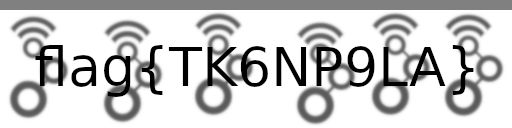
#> input picture SETI/vega_ctf.png, 512 x 128 px
$ jupyter execute --allow-errors 'SETI making-of.ipynb'   (shell and % lines are left out)
#> lines starting #> are read from the running program, lines starting #| are printed output that depends on the picture
Last Sunday we received an unusual signal during a routine observation with the Allen Telescope Array 20-antenna beamformer. Experts believe that the signal originates from outside the solar system.

flag{TK6NP9LA}

[cell 1]
import numpy as np
import matplotlib.pyplot as plt
import matplotlib.image as mpimg
from astropy.coordinates import SkyCoord, EarthLocation, GCRS
from astropy.time import Time
import astropy.units as u
import astropy.constants as const
import scipy.signal
import sigmf

plt.rcParams['figure.figsize'] = (7, 3.5)

#> (a cell that did not finish here is left out)

#> (a cell that did not finish here is left out)

[cell 4]
f_HI = 1420.4057517682e6 * u.Hz
f_carrier = 4 * f_HI
#> (the rest of this cell did not finish here and is left out)

[cell 5]
plt.figure(figsize=(7, 3))
#> (the rest of this cell did not finish here and is left out)

#> (a cell that did not finish here is left out)

#> (a cell that did not finish here is left out)

[cell 8]
3600 * 10e3 * 4 * 1e-6

[cell 9]
256 * 256

[cell 10]
256 * 2 * 128

[cell 11]
f_pixel = f_HI / 2**26
print(f_pixel)
(256 * 256 / f_pixel).to(u.h)

[cell 12]
img = mpimg.imread('vega_ctf.png')[..., 0]
#> img: shape (128, 512) float32; min 0, max 1, mean 0.791
img_ravel = img.T.ravel()
plt.imshow(img, cmap='gray')

[cell 13]
plt.plot(img.T.ravel()[:2048])
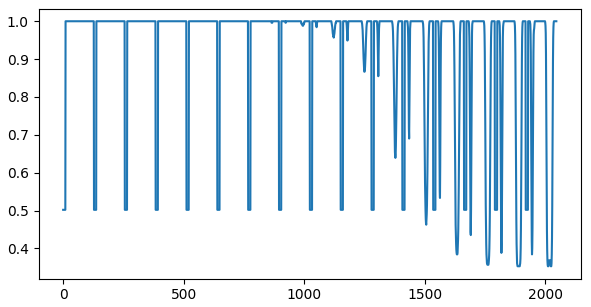
#> figure drawn by matplotlib, 1 panel; curve peaks at x = 10, y = 1

[cell 14]
symbols_per_pixel = 2**6
f_symbol = f_pixel * symbols_per_pixel
f_symbol

[cell 15]
Nsym = symbols_per_pixel * img_ravel.size
#> Nsym = 4194304
symbols_interp = np.repeat(img_ravel, symbols_per_pixel)
symbols_R = 0.5 * (np.random.randn(Nsym) + 1j*np.random.randn(Nsym)) * np.sqrt(symbols_interp)
symbols_L = 0.5 * (np.random.randn(Nsym) + 1j*np.random.randn(Nsym)) * np.sqrt(1 - symbols_interp)
symbols_X = symbols_R + symbols_L
symbols_Y = 1j * (symbols_R - symbols_L)

[cell 16]
plt.imshow((np.abs(symbols_R)**2 - np.abs(symbols_L)**2).reshape(-1, 128*2**6).T, cmap='gray', aspect='auto')
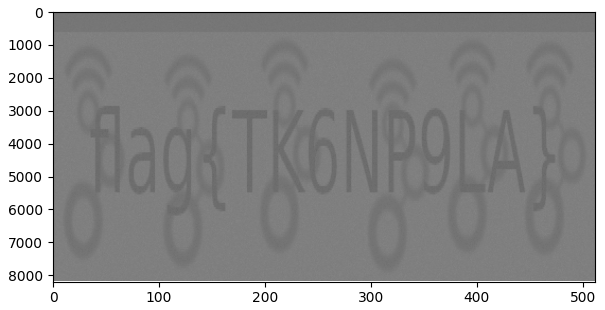
#> figure drawn by matplotlib, 1 panel

[cell 17]
plt.imshow((np.abs(symbols_X)**2).reshape(-1, 128*2**6).T, cmap='gray', aspect='auto')
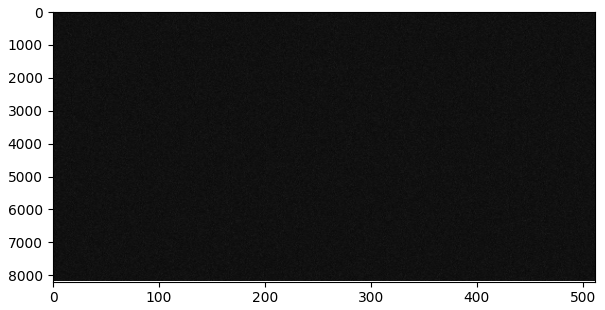
#> figure drawn by matplotlib, 1 panel

[cell 18]
plt.imshow(-np.imag(symbols_X*np.conjugate(symbols_Y)).reshape(-1, 128*2**6).T, cmap='gray', aspect='auto')

[cell 19]
f_bw = 880 * u.Hz
Npolyphase = 512
Ntaps = 16
prototype_fir = scipy.signal.windows.gaussian(Npolyphase*Ntaps, Npolyphase / f_bw * f_symbol)
plt.plot(prototype_fir)
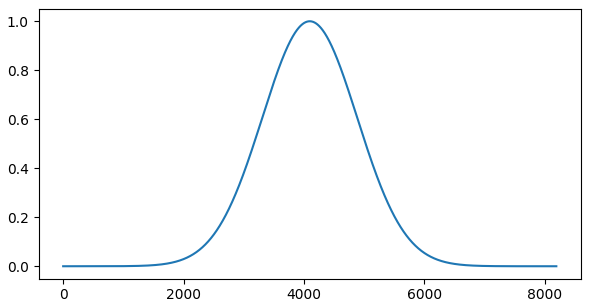
#> figure drawn by matplotlib, 1 panel; curve peaks at x = 4095, y = 1

[cell 20]
fs_out = 6e3 * u.Hz
syms_per_sample = f_symbol / fs_out
Nsamples = int(fs_out.value * 3600)

[cell 21]
symbols_per_pulse = 2**10
pulse_freq = f_symbol / symbols_per_pulse
pulse_freq

[cell 22]
primes = [2, 3, 5, 7, 11, 13, 17, 19, 23, 29, 31, 37, 41, 43, 47, 53, 59, 61]
prime_pulses = ('0'*8).join([('10'*p)[:-1] for p in primes]) + '0'*8
prime_pulses = np.array([int(a) for a in prime_pulses])
prime_symbols = np.repeat(prime_pulses, symbols_per_pulse)

#> (a cell that did not finish here is left out)

[cell 24]

samples_X = np.zeros(Nsamples, 'complex64')
samples_Y = np.zeros(Nsamples, 'complex64')
#> (the rest of this cell did not finish here and is left out)

#> (a cell that did not finish here is left out)

#> (a cell that did not finish here is left out)

[cell 27]
Nfft = 2048
freqaxs = np.fft.fftshift(np.fft.fftfreq(Nfft, 1/fs_out))
plt.plot(freqaxs,
    10*np.log10(np.fft.fftshift(
    np.average(np.abs(np.fft.fft(samples_X[:6000*60*5//Nfft*Nfft].reshape(-1, Nfft)))**2, axis=0))))
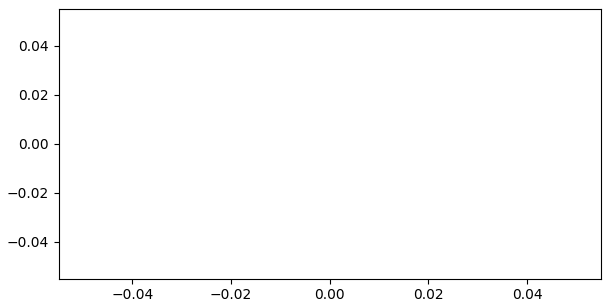
#> figure drawn by matplotlib, 1 panel

[cell 28]
z = samples_X * np.conjugate(samples_Y)
w = np.abs(samples_X)**2 + np.abs(samples_Y)**2
avg = 60
z = np.average(z[:z.size//avg*avg].reshape(-1, avg), axis=-1)
w = np.average(w[:w.size//avg*avg].reshape(-1, avg), axis=-1)
z = -z.imag / w**4
L = round(128 / f_pixel.value * fs_out.value / avg)
plt.imshow(z[:z.size//L*L].reshape(-1, L).T, cmap='gray', aspect='auto')
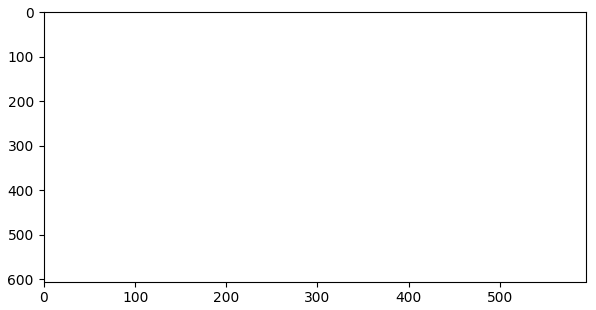
#> figure drawn by matplotlib, 1 panel
